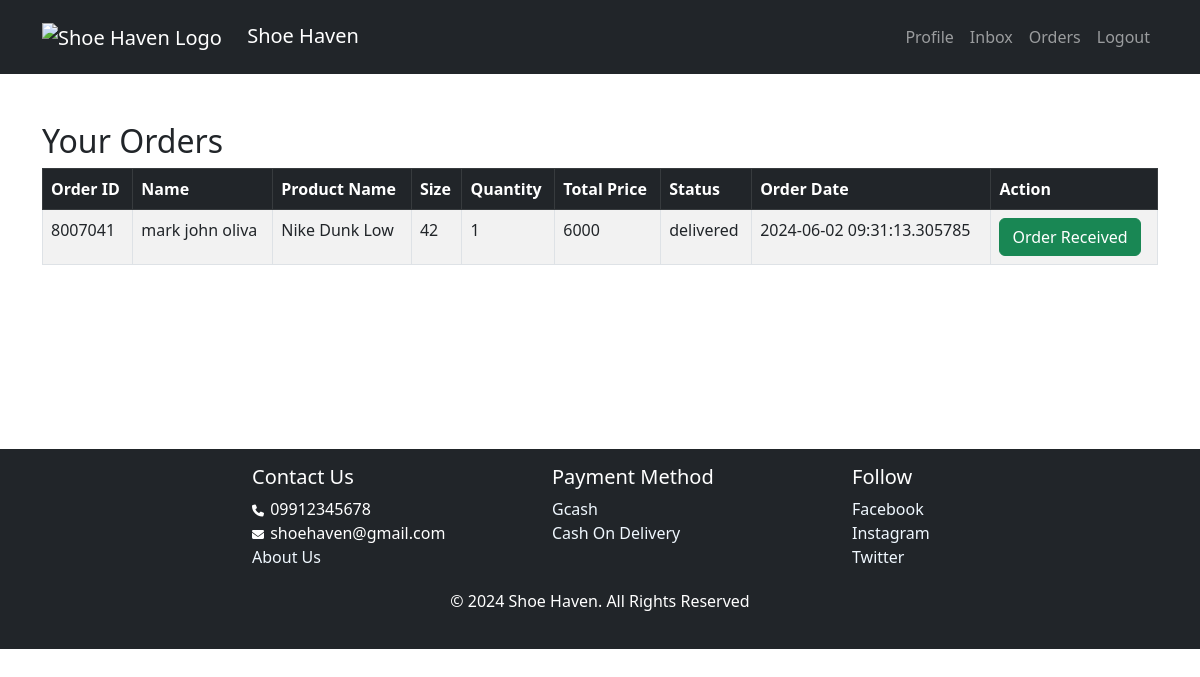
Screenshot of /PROJECT101/order.php (signed in) with the database file from the repository.
### tables this page shows
CREATE TABLE `orders` (
  `o_id` int(11) NOT NULL,
  `order_id` int(255) NOT NULL,
  `fullname` varchar(255) NOT NULL,
  `address` varchar(255) NOT NULL,
  `zip_code` int(11) NOT NULL,
  `phone_num` varchar(225) NOT NULL,
  `payment` varchar(255) NOT NULL,
  `gcash_reference` varchar(225) NOT NULL,
  `acc_name` varchar(225) NOT NULL,
  `acc_number` varchar(255) NOT NULL,
  `amount_paid` int(255) NOT NULL,
  `prod_name` varchar(255) NOT NULL,
  `size` varchar(225) NOT NULL,
  `quantity` int(255) NOT NULL,
  `price_total` int(11) NOT NULL,
  `date_ordered` timestamp(6) NOT NULL DEFAULT current_timestamp(6) ON UPDATE current_timestamp(6),
  `status` varchar(100) NOT NULL DEFAULT 'pending' COMMENT 'pending\r\nPay\r\nShip\r\nDelivered',
  `user_id` int(225) NOT NULL
);

CREATE TABLE `users` (
  `user_id` int(255) NOT NULL,
  `fullname` varchar(250) NOT NULL,
  `age` int(100) NOT NULL,
  `gender` varchar(100) NOT NULL,
  `email` varchar(250) NOT NULL,
  `username` varchar(250) NOT NULL,
  `password` varchar(100) NOT NULL,
  `profile_image` varchar(100) NOT NULL,
  `date` timestamp NOT NULL DEFAULT current_timestamp() ON UPDATE current_timestamp(),
  `user_type` char(1) NOT NULL DEFAULT 'u' COMMENT 'u - user\r\na - admin',
  `status` varchar(100) NOT NULL DEFAULT 'active'
);

### PROJECT101/order.php (the view, shortened to what this page needs)
<?php
include("connection.php");
$user_id = $_SESSION['user_id'];
$orderQuery = "SELECT orders.order_id, users.fullname, orders.prod_name, orders.size, orders.quantity, orders.price_total, orders.status, orders.date_ordered
               FROM orders
               JOIN users ON orders.user_id = users.user_id
               WHERE orders.user_id = '$user_id' AND orders.status != 'received'";
$orderResult = mysqli_query($con, $orderQuery);
$orders = [];
if ($orderResult) {
    while ($row = mysqli_fetch_assoc($orderResult)) {
        $orders[] = $row;
    }
}
?>
<!DOCTYPE html>
<html lang="en">
<head>
    <link rel="stylesheet" href="https://cdn.jsdelivr.net/npm/bootstrap@5.2.0-beta1/dist/css/bootstrap.min.css">
</head>
<body>
    <nav class="navbar navbar-expand-lg navbar-dark bg-dark py-3">
        <div class="container">
            <a class="navbar-brand" href="product.php">
                <img src="images/shoe-haven-high-resolution-logo-transparent.png" width="50" height="50" alt="Shoe Haven Logo">
                Shoe Haven
            </a>
            <div class="collapse navbar-collapse">
                <ul class="navbar-nav ms-auto">
                    <li class="nav-item">
                        <a class="nav-link" href="user_prof.php">Profile</a>
                    </li>
                    <li class="nav-item">
                        <a class="nav-link" href="inbox.php">Inbox</a>
                    </li>
                    <li class="nav-item">
                        <a class="nav-link" href="order.php">Orders</a>
                    </li>
                    <li class="nav-item">
                        <a class="nav-link" href="logout.php">Logout</a>
                    </li>
                </ul>
            </div>
        </div>
    </nav>
    <main class="container py-5">
        <h2>Your Orders</h2>
        <?php if (count($orders) > 0): ?>
            <div class="table-responsive">
                <table class="table table-bordered table-striped">
                    <thead class="table-dark">
                        <tr>
                            <th>Order ID</th>
                            <th>Name</th>
                            <th>Product Name</th>
                            <th>Size</th>
                            <th>Quantity</th>
                            <th>Total Price</th>
                            <th>Status</th>
                            <th>Order Date</th>
                            <th>Action</th>
                        </tr>
                    </thead>
                    <tbody>
                        <?php foreach ($orders as $orderItem): ?>
    <tr>
        <td><?php echo htmlspecialchars($orderItem['order_id']); ?></td>
        <td><?php echo htmlspecialchars($orderItem['fullname']); ?></td>
        <td><?php echo htmlspecialchars($orderItem['prod_name']); ?></td>
        <td><?php echo htmlspecialchars($orderItem['size']); ?></td>
        <td><?php echo htmlspecialchars($orderItem['quantity']); ?></td>
        <td><?php echo htmlspecialchars($orderItem['price_total']); ?></td>
        <td><?php echo htmlspecialchars($orderItem['status']); ?></td>
        <td><?php echo htmlspecialchars($orderItem['date_ordered']); ?></td>
        <td>
            <?php if ($orderItem['status'] == 'delivered'): ?>
                <form method="POST">
                    <button type="submit" class="btn btn-success">Order Received</button>
                </form>
            <?php else: ?>
                <button class="btn btn-success" disabled>Order Received</button>
            <?php endif; ?>
        </td>
    </tr>
<?php endforeach;?>
                    </tbody>
                </table>
            </div>
        <?php else: ?>
            <p>You have no orders.</p>
        <?php endif; ?>
    </main>
    <?php require_once('include/footer.php'); ?>
</body>
</html>

### PROJECT101/order.php (style rules this page uses)
body { background-color: #f8f9fa; }
.navbar-brand img { margin-right: 20px; }

### rows the page displays
orders: order "8007041", user.fullname "mark john oliva", prod_name "Nike Dunk Low", size "42", quantity "1", price_total "6000", status "delivered", date_ordered "2024-06-02 09:31:13.305785"
